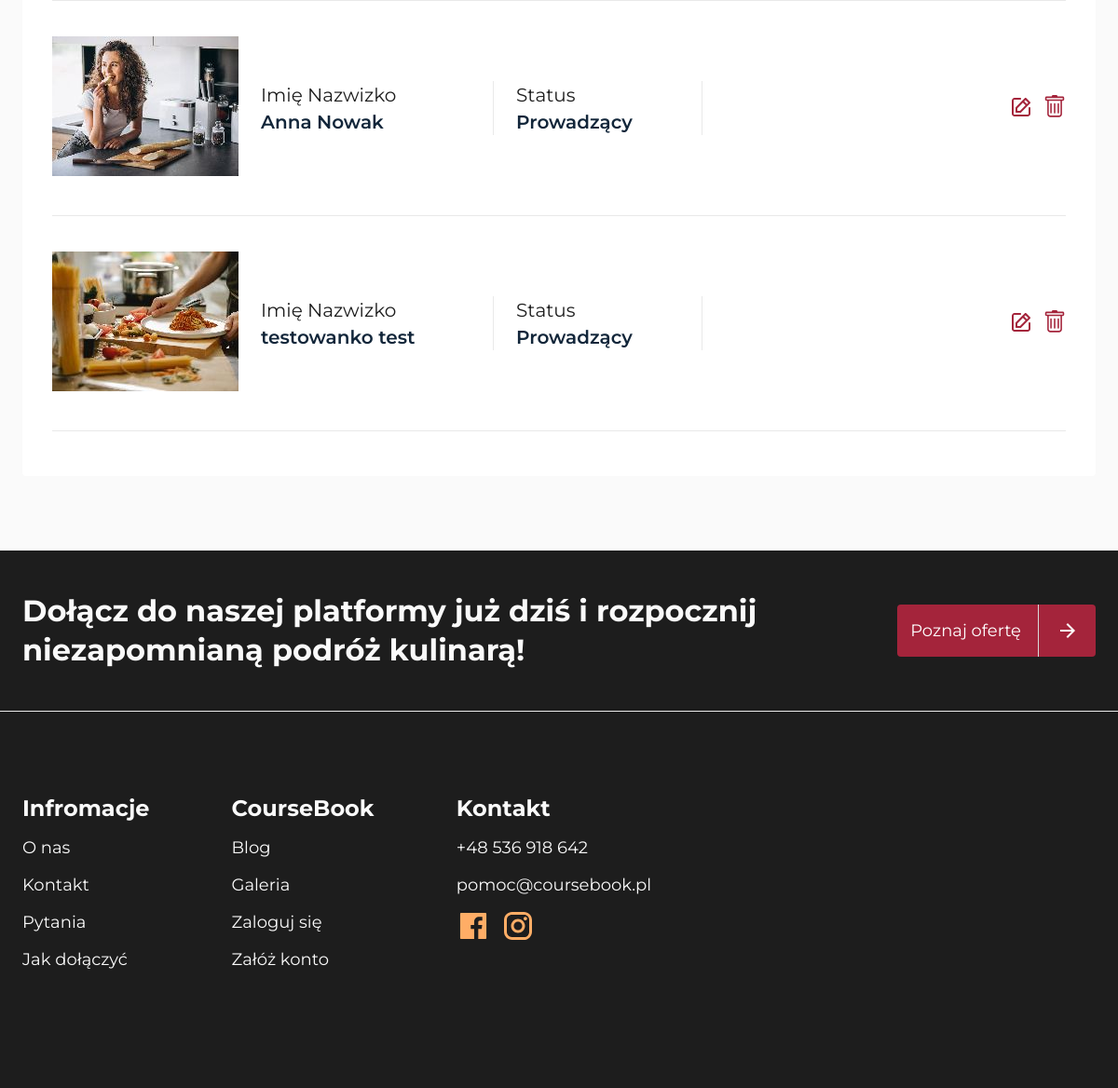
The app's page /account-instructors (signed in, lower part), older data.
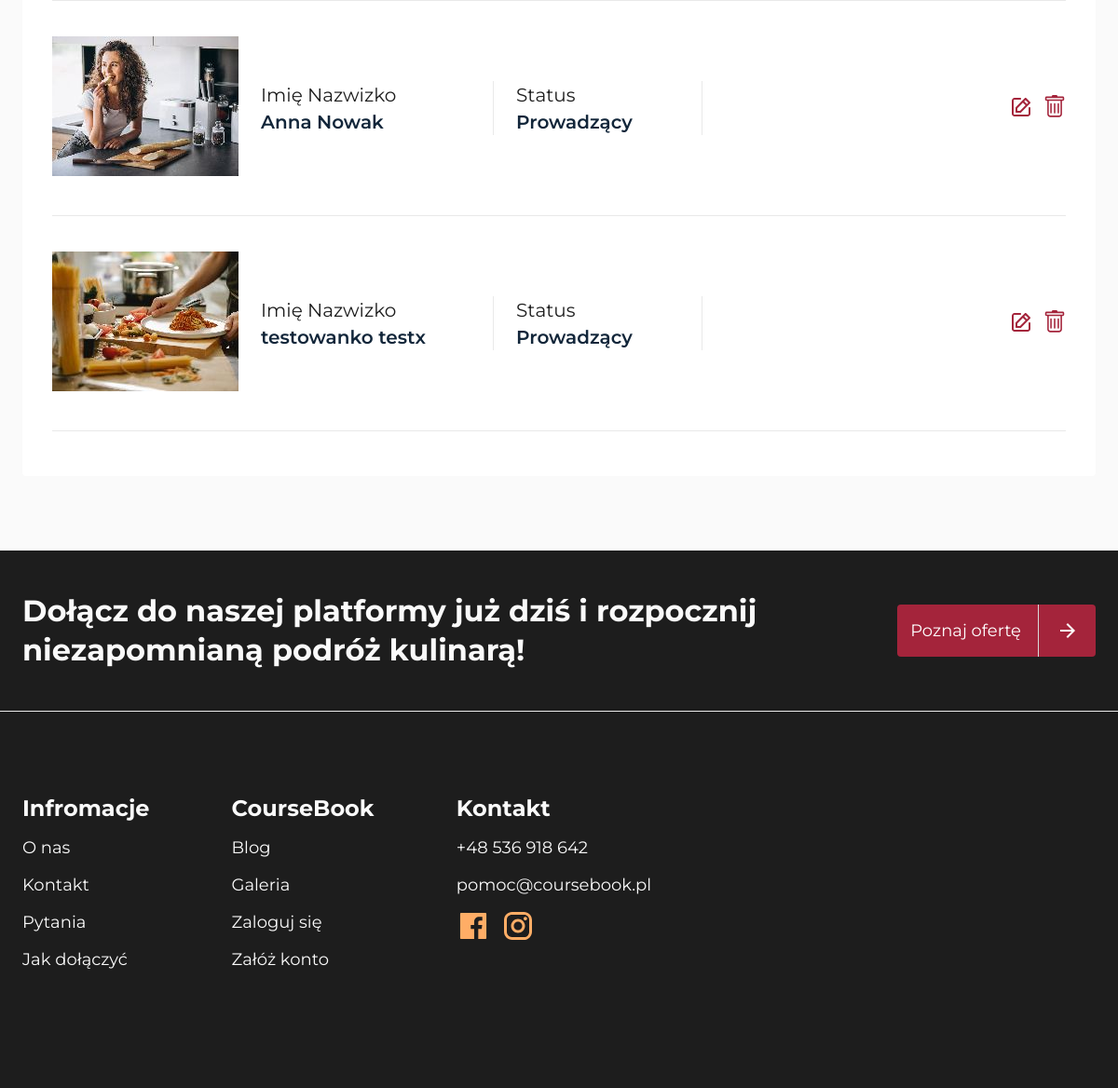
The same page, newer data.
### coursebookapp/models/instructor.py (models this page shows, shortened)
class Instructor(models.Model):
    app_user = models.ForeignKey(
        AppUser, on_delete=models.CASCADE, related_name="instructors_created"
    )
    first_name = models.CharField(max_length=50)
    last_name = models.CharField(max_length=50)
    description = models.TextField()
    def get_upload_path(instance, filename):
        company_name_slug = slugify(instance.app_user.company_name)
        return f"instructors/{company_name_slug}/{filename}"
    photo = models.ImageField(upload_to=get_upload_path, blank=True)
    photo_thumb = models.ImageField(upload_to=get_upload_path, blank=True)

### coursebookapp/views/account_instructors_view.py (the view, shortened to what this page needs)
@method_decorator(login_required(login_url="login"), name="dispatch")
class AccountInstructorsView(generics.ListCreateAPIView):
    parser_classes = [MultiPartParser]
    serializer_class = InstructorSerializer
    template_name = "pages/account-instructors.html"
    def get(self, request, *args, **kwargs):
        user = request.user
        isMember = check_membership(user)
        instructors = Instructor.objects.filter(app_user=user)
        context = {
            "user": user,
            "isMember": isMember,
            "instructors": instructors,
        }
        return render(request, self.template_name, context)

### coursebookapp/helpers/check_membership.py (called while the page is built)
def check_membership(user):
    if user.is_authenticated:
        app_user = get_object_or_404(AppUser, id=user.id)
        return app_user.is_member(group_name="customer")
    return False

### coursebookapp/models/app_user.py (called while the page is built)
    def is_member(self, group_name):
        return self.groups.filter(name=group_name).exists()

### templates/pages/account-instructors.html (shortened to what this page needs)
{% extends "layout/base.html" %} {% block styles %}
<link rel="stylesheet" href="{% static 'css/global.min.css' %}" />
<link rel="stylesheet" href="{% static 'css/account.min.css' %}" />
{% endblock %} {% block content %}
{% include 'partials/account_panel.html' %} {%if isMember%}
<section class="list">
	<div class="container">
		<div class="list__inner">
			<h1>Brak kursów</h1>
		</div>
	</div>
</section>
{%else%}
<section class="list">
	<div class="container">
		<div class="list__inner">
			{% if instructors %} {% for instructor in instructors %}
			<div class="list__item list__item--instructor">
				<div class="list__item-image">
					{% if instructor.photo %}
					<img loading="lazy" width="200" height="150" src="{{instructor.photo_thumb.url}}" alt="" />
					{% endif %}
				</div>
				<div class="list__item-box">
					<p class="list__box-title">Imię Nazwizko</p>
					<p class="list__box-name">{{instructor.first_name}} {{instructor.last_name}}</p>
				</div>
				<div class="list__item-box">
					<p class="list__box-title">Status</p>
					<p class="list__box-name">Prowadzący</p>
				</div>
				<div class="list__item-controls">
					<button data-id="{{instructor.id}}" class="list__item-edit jsInstructorEdit">
					</button>
					<form method="POST" action="{% url 'delete_instructor' instructor.id %}" class="">
						<button class="list__item-edit" type="submit">
						</button>
					</form>
				</div>
			</div>
			{% endfor %} {% endif %}
		</div>
	</div>
</section>
{%endif%} {% endblock %}

Row changes from the older to the newer data that the page shows:
changed Instructor "testowanko": last_name "test" → "testx"
